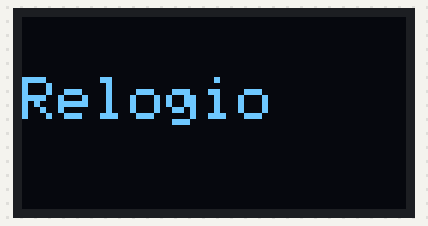
Bench run of a sketch on a simulated Arduino Uno, built with avr-gcc and run on an emulated ATmega328P. On the bench: 128×64 one-colour display. The local clock reads 2024-03-15 10:24:30 at power-on unless the sketch sets it.

Above: at 0.1 s.
At 1.2 s:
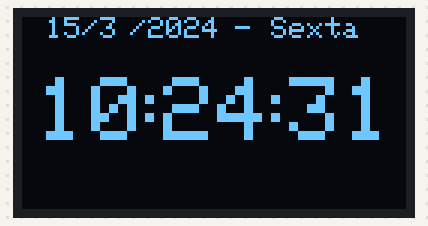
At 9.1 s:
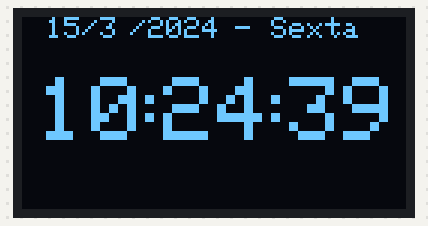
At 18.1 s:
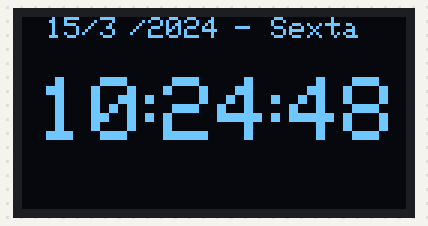
At 27.1 s:
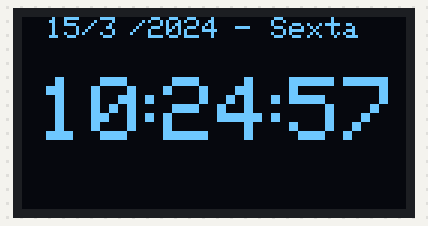
At 38.1 s:
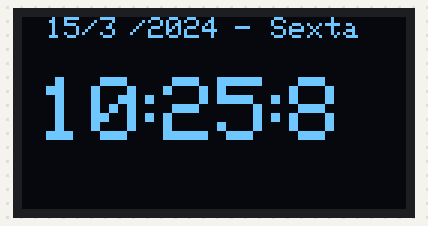

The sketch:

RelogioDisplay.ino
```cpp
#include <Wire.h>
#include <Adafruit_GFX.h>
#include <Adafruit_SSD1306.h>
#include "RTClib.h"

RTC_DS3231 rtc;

char days[7][12] = {"Domingo", "Segunda", "Terca", "Quarta", "Quinta", "Sexta", "Sabado"};

Adafruit_SSD1306 display = Adafruit_SSD1306(128, 64, &Wire, -1);

void setup() {
  Serial.begin(115200);

  display.begin(SSD1306_SWITCHCAPVCC, 0x3C);

  if (! rtc.begin()) {
    Serial.println("Could not find RTC! Check circuit.");
    while (1);
  }

  display.clearDisplay();
  display.setTextColor(WHITE);
  display.setTextSize(2);
  display.setCursor(0, 20);
  display.print("Relogio");
  display.display();
  delay(1000);
  display.clearDisplay();
}

void loop() {


DateTime now = rtc.now();
  display.display();
  display.clearDisplay();

  display.setTextSize(3);
  display.setCursor(89, 20);
  display.println(now.second(), DEC);
  display.setTextSize(3);
  display.setCursor(77, 20);
  display.println(":");
  display.setTextSize(3);
  display.setCursor(47, 20);
  display.println(now.minute(), DEC);
  display.setTextSize(3);
  display.setCursor(35, 20);
  display.println(":");
  display.setTextSize(3);
  display.setCursor(5, 20);
  display.println(now.hour(), DEC);
  display.setTextSize(1);
  display.setCursor(65, 0);
  display.print(" - ");
  display.print(days[now.dayOfTheWeek()]);
  display.setTextSize(1);
  display.setCursor(42, 0);
  display.print(now.year(), DEC);
  display.setTextSize(1);
  display.setCursor(36, 0);
  display.print("/");
  display.setTextSize(1);
  display.setCursor(26, 0);
  display.print(now.month(), DEC);
  display.setTextSize(1);
  display.setCursor(20, 0);
  display.print("/");
  display.setTextSize(1);
  display.setCursor(8, 0);
  display.print(now.day(), DEC);
}
```

Measured:
- what the display in image 1 shows lasts 1.0 s, from 1.1 s to 2.1 s
